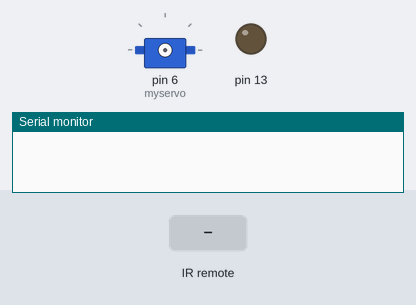
The sketch below on a simulated Arduino Uno, built with avr-gcc and run on an emulated ATmega328P. Parts: servo, output pins drawn as LEDs (lit = HIGH), the last lines printed to the serial monitor. The inputs (shaded band) are chosen by the test bench.

Above: at 1.2 s.
1.3 s: infrared code 0x20DF708F received
At 1.5 s:
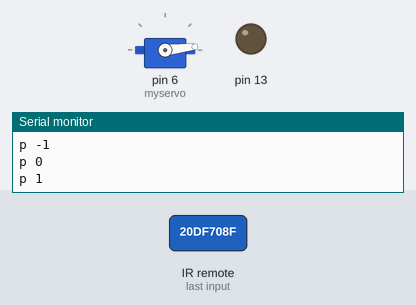
4.3 s: infrared code 0x20DF48B7 received
At 5.0 s:
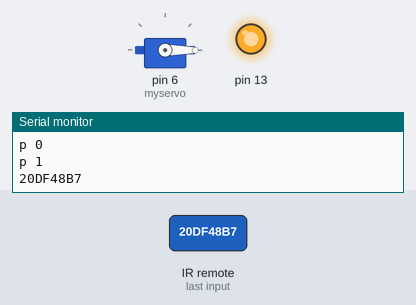
5.8 s: infrared code 0x20DFC837 received
At 7.0 s:
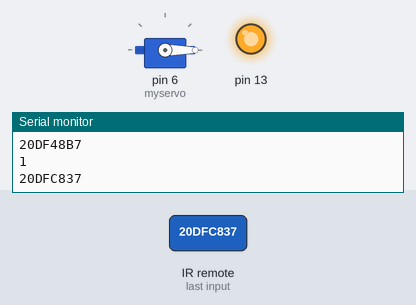
7.3 s: infrared code 0x20DF40BF received
At 8.4 s:
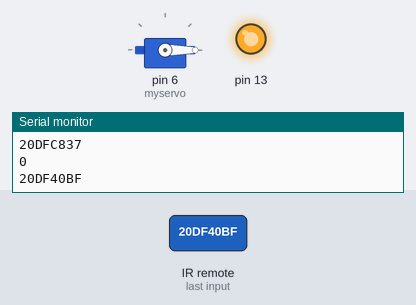
Timing chart, 0 to 9.8 s (numbered marks = the images above; inputs shaded):
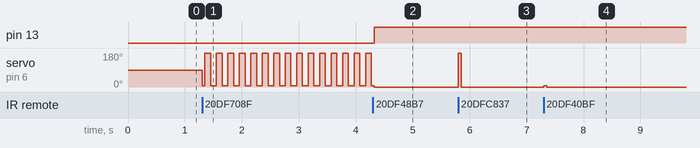

The sketch:

servo_remote_01.ino
```cpp
//created by EnlinQuental @ IDC-IITBombay, December2017

#include <Servo.h>
#include <IRremote.h>

Servo myservo;
int RECV_PIN = 12;
long distance, iterate;
byte playback = 0, playback_direction = 0, record = 0;
IRrecv irrecv(RECV_PIN);
decode_results results;

long IRprevious;
/*
  standby     20DF48B7
  mute        20DF58A7
  front       20DFE01F
  center      20DF10EF
  rear        20DF906F
  surround    20DF50AF
  vcd         20DFD02F
  dvd         20DFF807
  left        20DF807F
  center      20DF7887
  right       20DFC03F
  reset       20DFA05F

  BASS
  up          20DF40BF
  down        20DFC837
  left        20DF30CF
  right       20DF708F
*/

void setup()
{
  Serial.begin(9600);
  irrecv.enableIRIn();
  pinMode(13, OUTPUT);
  digitalWrite(13, LOW);
}

void loop()
{
  if (irrecv.decode(&results))
  {
    if (results.value)
    {
      if (results.value == 0xFFFFFFFF)
      {
        results.value = IRprevious;
      }
      myservo.attach(6);

      if (results.value == 0x20DFA05F)      //reset
      {
        myservo.write(0);
        playback = 0;
      }

      if (results.value == 0x20DF40BF && record != 1)     //UP
      {
        myservo.write(6);
        delay(50);
        myservo.write(0);
      }
      if (results.value == 0x20DFC837 && record != 1)     //DOWN
      {
        myservo.write(180);
        delay(50);
        myservo.write(0);
      }
      if (results.value == 0x20DF48B7 && record != 1)   //STANDBY
      {
        record = 1;
        playback_direction = 0;
        digitalWrite(13, HIGH);
        distance = 0;
      }
      if (results.value == 0x20DF40BF && record == 1)     //UP
      {
        myservo.write(6);
        delay(50);
        myservo.write(0);
        distance--;
        Serial.println(distance);
      }
      if (results.value == 0x20DFC837 && record == 1)     //DOWN
      {
        myservo.write(180);
        delay(50);
        myservo.write(0);
        distance++;
        Serial.println(distance);
      }
      if (results.value == 0x20DF58A7 && record == 1)     //MUTE
      {
        digitalWrite(13, LOW);
        iterate = distance;
        record = 0;
      }

      if (results.value == 0x20DF30CF && record != 1)     //LEFT
      {
        playback = 0;
      }
      if (results.value == 0x20DF708F && record != 1)     //RIGHT
      {
        playback = 1;
      }
      myservo.detach();
      Serial.println(results.value, HEX);
      IRprevious = results.value;
      irrecv.resume();
    }
  }
  if (playback == 1 && record != 1)
  {
    Serial.print("p ");
    Serial.print(iterate);
    if (distance < 0)
    {
      if (iterate >= distance && playback_direction == 1)
      {
        myservo.attach(6);
        myservo.write(6);
        delay(50);
        myservo.write(0);
        iterate--;
        myservo.detach();
      }
      else
      {
        playback_direction = 0;
      }
      if (iterate <= 0 && playback_direction == 0)
      {
        myservo.attach(6);
        myservo.write(180);
        delay(50);
        myservo.write(0);
        iterate++;
        myservo.detach();
      }
      else
      {
        playback_direction = 1;
      }
    }


    else
    {
      if (iterate <= distance && playback_direction == 1)
      {
        myservo.attach(6);
        myservo.write(180);
        delay(50);
        myservo.write(0);
        iterate++;
        myservo.detach();
      }
      else
      {
        playback_direction = 0;
      }
      if (iterate >= 0 && playback_direction == 0)
      {
        myservo.attach(6);
        myservo.write(6);
        delay(50);
        myservo.write(0);
        iterate--;
        myservo.detach();
      }
      else
      {
        playback_direction = 1;
      }
    }
    Serial.println();
  }
}
```

Measured:
- after the input at 1.3 s, servo on pin 6 (myservo): alternates 180° for 0.10 s and 6° for 0.10 s, starting at once
- after the input at 4.3 s, pin 13: LOW → HIGH at once
- after the input at 5.8 s, servo on pin 6 (myservo): 0° → 180° at once, → 0° 0.05 s later
- after the input at 7.3 s, servo on pin 6 (myservo): 0° → 6° at once, → 0° 0.05 s later
